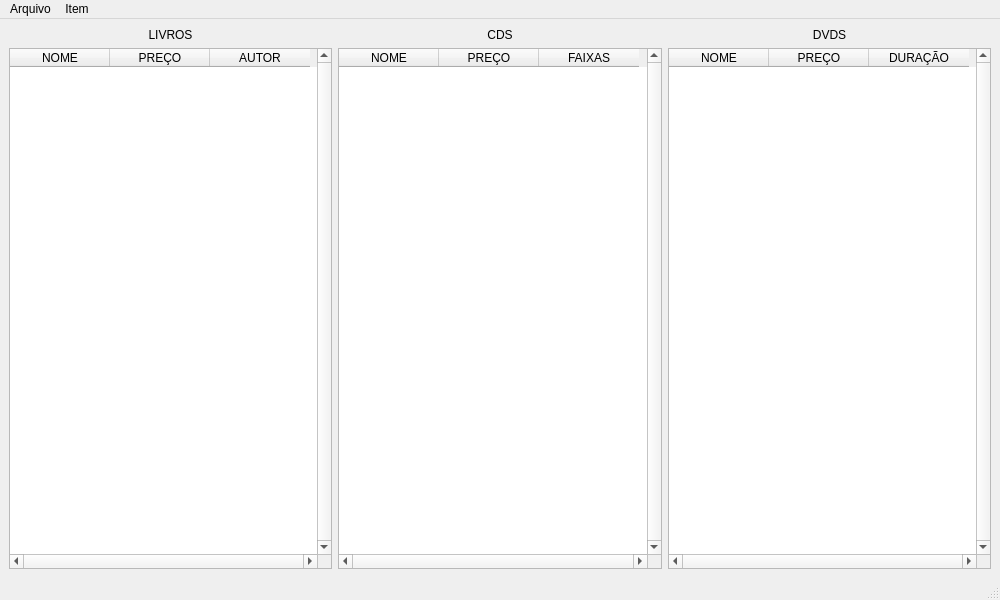
<?xml version="1.0" encoding="UTF-8"?>
<ui version="4.0">
 <class>MainWindow</class>
 <widget class="QMainWindow" name="MainWindow">
  <property name="enabled">
   <bool>true</bool>
  </property>
  <property name="geometry">
   <rect>
    <x>0</x>
    <y>0</y>
    <width>1000</width>
    <height>600</height>
   </rect>
  </property>
  <property name="windowTitle">
   <string>Estoque em Loja</string>
  </property>
  <widget class="QWidget" name="centralwidget">
   <layout class="QVBoxLayout" name="verticalLayout">
    <item>
     <layout class="QHBoxLayout" name="horizontalLayout_2">
      <item>
       <widget class="QLabel" name="label_livros">
        <property name="text">
         <string>LIVROS</string>
        </property>
        <property name="alignment">
         <set>Qt::AlignCenter</set>
        </property>
       </widget>
      </item>
      <item>
       <widget class="QLabel" name="label_cds">
        <property name="text">
         <string>CDS</string>
        </property>
        <property name="alignment">
         <set>Qt::AlignCenter</set>
        </property>
       </widget>
      </item>
      <item>
       <widget class="QLabel" name="label_dvds">
        <property name="text">
         <string>DVDS</string>
        </property>
        <property name="alignment">
         <set>Qt::AlignCenter</set>
        </property>
       </widget>
      </item>
     </layout>
    </item>
    <item>
     <layout class="QHBoxLayout" name="horizontalLayout">
      <item>
       <widget class="QTableWidget" name="table_livros">
        <property name="verticalScrollBarPolicy">
         <enum>Qt::ScrollBarAlwaysOn</enum>
        </property>
        <property name="horizontalScrollBarPolicy">
         <enum>Qt::ScrollBarAlwaysOn</enum>
        </property>
        <property name="tabKeyNavigation">
         <bool>false</bool>
        </property>
        <property name="selectionMode">
         <enum>QAbstractItemView::SingleSelection</enum>
        </property>
        <property name="selectionBehavior">
         <enum>QAbstractItemView::SelectRows</enum>
        </property>
        <attribute name="verticalHeaderVisible">
         <bool>false</bool>
        </attribute>
        <column>
         <property name="text">
          <string>NOME</string>
         </property>
        </column>
        <column>
         <property name="text">
          <string>PREÇO</string>
         </property>
        </column>
        <column>
         <property name="text">
          <string>AUTOR</string>
         </property>
        </column>
       </widget>
      </item>
      <item>
       <widget class="QTableWidget" name="table_cds">
        <property name="verticalScrollBarPolicy">
         <enum>Qt::ScrollBarAlwaysOn</enum>
        </property>
        <property name="horizontalScrollBarPolicy">
         <enum>Qt::ScrollBarAlwaysOn</enum>
        </property>
        <property name="tabKeyNavigation">
         <bool>false</bool>
        </property>
        <property name="selectionMode">
         <enum>QAbstractItemView::SingleSelection</enum>
        </property>
        <property name="selectionBehavior">
         <enum>QAbstractItemView::SelectRows</enum>
        </property>
        <attribute name="verticalHeaderVisible">
         <bool>false</bool>
        </attribute>
        <column>
         <property name="text">
          <string>NOME</string>
         </property>
        </column>
        <column>
         <property name="text">
          <string>PREÇO</string>
         </property>
        </column>
        <column>
         <property name="text">
          <string>FAIXAS</string>
         </property>
        </column>
       </widget>
      </item>
      <item>
       <widget class="QTableWidget" name="table_dvds">
        <property name="verticalScrollBarPolicy">
         <enum>Qt::ScrollBarAlwaysOn</enum>
        </property>
        <property name="horizontalScrollBarPolicy">
         <enum>Qt::ScrollBarAlwaysOn</enum>
        </property>
        <property name="tabKeyNavigation">
         <bool>false</bool>
        </property>
        <property name="selectionMode">
         <enum>QAbstractItemView::SingleSelection</enum>
        </property>
        <property name="selectionBehavior">
         <enum>QAbstractItemView::SelectRows</enum>
        </property>
        <attribute name="verticalHeaderVisible">
         <bool>false</bool>
        </attribute>
        <column>
         <property name="text">
          <string>NOME</string>
         </property>
        </column>
        <column>
         <property name="text">
          <string>PREÇO</string>
         </property>
        </column>
        <column>
         <property name="text">
          <string>DURAÇÃO</string>
         </property>
        </column>
       </widget>
      </item>
     </layout>
    </item>
   </layout>
  </widget>
  <widget class="QMenuBar" name="menubar">
   <property name="geometry">
    <rect>
     <x>0</x>
     <y>0</y>
     <width>1000</width>
     <height>20</height>
    </rect>
   </property>
   <widget class="QMenu" name="menuArquivo">
    <property name="title">
     <string>Arquivo</string>
    </property>
    <addaction name="actionLer"/>
    <addaction name="actionSalvar"/>
    <addaction name="separator"/>
    <addaction name="actionSair"/>
   </widget>
   <widget class="QMenu" name="menuItem">
    <property name="title">
     <string>Item</string>
    </property>
    <addaction name="actionIncluir_Livro"/>
    <addaction name="actionIncluir_CD"/>
    <addaction name="actionIncluir_DVD"/>
   </widget>
   <addaction name="menuArquivo"/>
   <addaction name="menuItem"/>
  </widget>
  <widget class="QStatusBar" name="statusbar"/>
  <action name="actionLer">
   <property name="text">
    <string>Ler</string>
   </property>
  </action>
  <action name="actionSalvar">
   <property name="text">
    <string>Salvar</string>
   </property>
  </action>
  <action name="actionSair">
   <property name="text">
    <string>Sair</string>
   </property>
  </action>
  <action name="actionIncluir_Livro">
   <property name="text">
    <string>Incluir Livro</string>
   </property>
  </action>
  <action name="actionIncluir_CD">
   <property name="text">
    <string>Incluir CD</string>
   </property>
  </action>
  <action name="actionIncluir_DVD">
   <property name="text">
    <string>Incluir DVD</string>
   </property>
  </action>
 </widget>
 <resources/>
 <connections/>
</ui>
